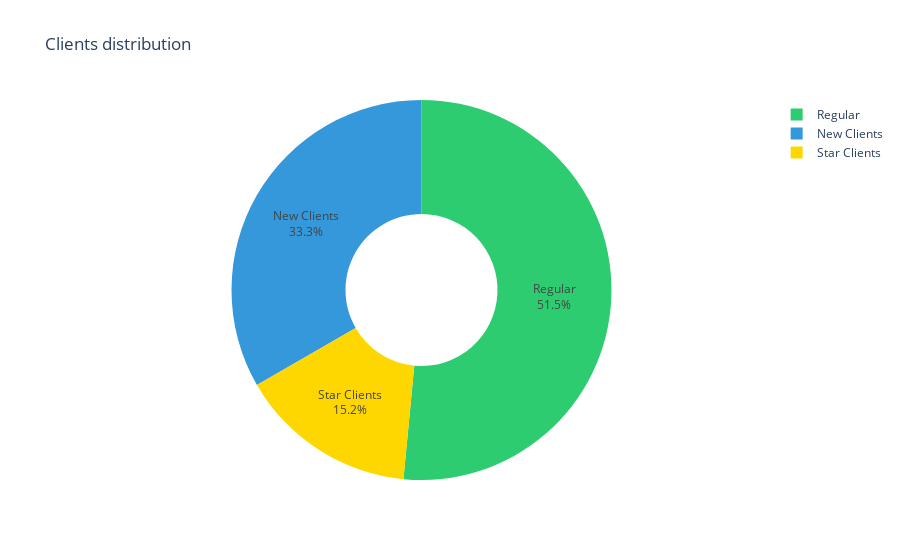

The cell this chart's notebook holds for it:
### Code cell
# Chart: Client Types
client_stats = pd.DataFrame({
    "Type": ["Star Clients", "New Clients", "Regular"],
    "Count": [
        clients_df["is_star_client"].sum(),
        clients_df["is_new_client"].sum(),
        len(clients_df) - clients_df["is_star_client"].sum() - clients_df["is_new_client"].sum()
    ]
})

fig = px.pie(
    client_stats, values="Count", names="Type",
    title="Clients distribution",
    color_discrete_sequence=["#2ecc71", "#3498db", "#FFD700"],
    hole=0.4
)
fig.update_traces(textposition="inside", textinfo="percent+label")
fig.show()

### Figure 1 — Plotly figure (JSON) as saved in the notebook; plotly's stock layout.template omitted (floating-point values rounded to 4 significant figures)
{"data": [{"domain": {"x": [0, 1], "y": [0, 1]}, "hole": 0.4, "hovertemplate": "Type=%{label}<br>Count=%{value}<extra></extra>", "labels": ["Star Clients", "New Clients", "Regular"], "legendgroup": "", "name": "", "showlegend": true, "textinfo": "percent+label", "textposition": "inside", "type": "pie", "values": [5, 11, 17]}], "layout": {"legend": {"tracegroupgap": 0}, "piecolorway": ["#2ecc71", "#3498db", "#FFD700"], "title": {"text": "Clients distribution"}}}
